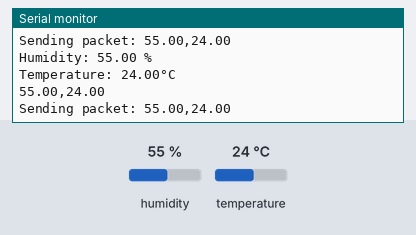
Recording of a sketch running on a simulated ESP8266 (NodeMCU). On the bench: the last lines printed to the serial monitor. The test bench sets the inputs (shaded band); at power-on: humidity 55 %, temperature 24 °C. No radio packets arrive unless stated.

Above: at 14.8 s.
14.9 s: humidity set to 22 %
25.4 s: temperature set to 12 °C
At 26.8 s:
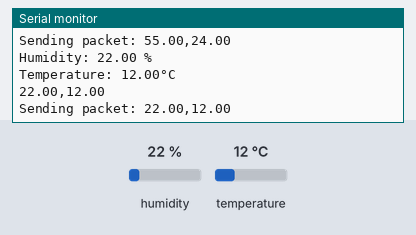
35.9 s: humidity set to 40 %
At 39.6 s:
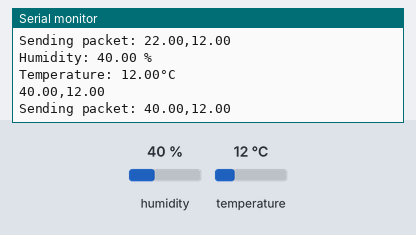
Timing chart, 0 to 41.1 s (numbered marks = the images above; inputs shaded):
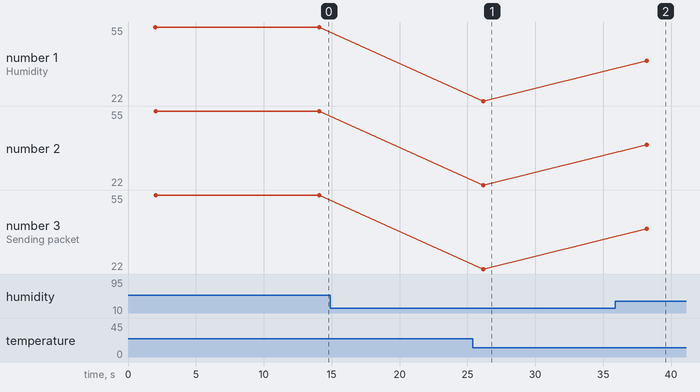

Measured:
- after the input at 25.4 s, the serial monitor: prints a new line after 0.76 s (image 1)
- after the input at 35.9 s, the serial monitor: prints a new line after 2.3 s (image 2)
- plotted number 1: 22 → 40 after the input at 35.9 s
- plotted number 2: 22 → 40 after the input at 35.9 s
- plotted number 3: 22 → 40 after the input at 35.9 s

The sketch:

Mappi32_DHT22_Tuni_Sender.ino
```cpp
/*silakan pilih board yang digunakan*/
//#define mappi32
#define esp32

#include <SPI.h>
#include <LoRa.h>

//define the pins used by the transceiver module

#ifdef esp32
#define ss 5
#define rst 14
#define dio0 2
#endif

#ifdef mappi32
#define ss 15
#define rst 0
#define dio0 27
#endif

int counter = 0;

#include "DHT.h"

#define DHTPIN 4     // Digital pin connected to the DHT sensor
// Feather HUZZAH ESP8266 note: use pins 3, 4, 5, 12, 13 or 14 --
// Pin 15 can work but DHT must be disconnected during program upload.

// Uncomment whatever type you're using!
//#define DHTTYPE DHT11   // DHT 11
#define DHTTYPE DHT22   // DHT 22  (AM2302), AM2321
//#define DHTTYPE DHT21   // DHT 21 (AM2301)

// Connect pin 1 (on the left) of the sensor to +5V
// NOTE: If using a board with 3.3V logic like an Arduino Due connect pin 1
// to 3.3V instead of 5V!
// Connect a 4.7K resistor from pin 2 (data) to pin 1 (power) of the sensor

// Initialize DHT sensor.
DHT dht(DHTPIN, DHTTYPE);
String datasensor;

void setup() {
  //initialize Serial Monitor
  Serial.begin(115200);

  Serial.println("1");

  Serial.println(F("DHTxx test!"));

  dht.begin();
  while (!Serial);
  Serial.println("LoRa Sender");

  #ifdef mappi32
  SPI.begin(14, 12, 13, 15);
  #endif

  //setup LoRa transceiver module
  LoRa.setPins(ss, rst, dio0);

  //replace the LoRa.begin(---E-) argument with your location's frequency
  //433E6 for Asia
  //866E6 for Europe
  //915E6 for North America
  while (!LoRa.begin(921E6)) {
    Serial.println(".");
    delay(500);
  }
  // Change sync word (0xF3) to match the receiver
  // The sync word assures you don't get LoRa messages from other LoRa transceivers
  // ranges from 0-0xFF
  LoRa.setSyncWord(0xF3);
  Serial.println("LoRa Initializing OK!");
}

void loop() {

  // Wait a few seconds between measurements.
  delay(2000);

  // Reading temperature or humidity takes about 250 milliseconds!
  // Sensor readings may also be up to 2 seconds 'old' (its a very slow sensor)
  float h = dht.readHumidity();
  // Read temperature as Celsius (the default)
  float t = dht.readTemperature();

  // Check if any reads failed and exit early (to try again).
  if (isnan(h) || isnan(t))
  {
    Serial.println(F("Failed to read from DHT sensor!"));
    return;
  }

  Serial.println("Humidity: " + String(h) + " %");
  Serial.println("Temperature: " + String(t) + "°C");


  datasensor = (String(h) + "," + String(t));
  Serial.println(datasensor);
  Serial.print("Sending packet: ");
  Serial.println(datasensor);

  //Send LoRa packet to receiver
  LoRa.beginPacket();
  LoRa.print(datasensor);
  LoRa.endPacket();

  counter++;

  delay(10000);
}
```
